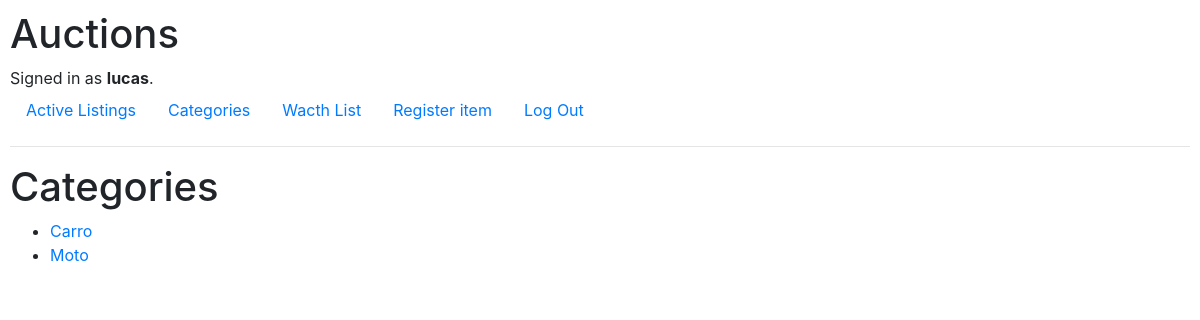
/categories (signed in), run on an earlier commit of the app's database.
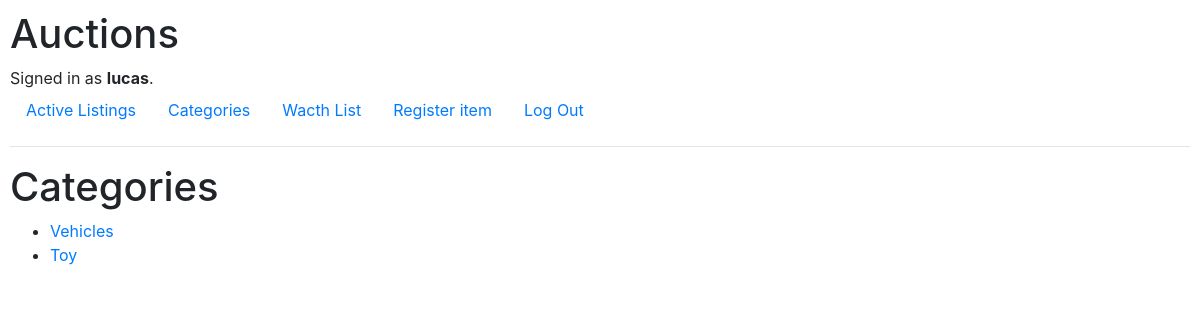
And on a later commit of the database.
### auctions/models.py (models this page shows, shortened)
class categ(models.Model):
    cat = models.CharField(max_length=20)

### auctions/views.py (the view)
# urls.py: path("categories", views.categories_view, name="categories"),
def categories_view(request):
    return render(request, "auctions/categories.html", {
        "categs": categ.objects.all()
    })

### auctions/templates/auctions/categories.html
{% extends "auctions/layout.html" %}
{% block body %}
<h1>Categories</h1>
<ul>
    {% for i in categs %}
    <li><a href="{% url 'filtro_id' i.cat %}"> {{ i.cat }} </a></li>
    {% endfor %}
</ul>
{% endblock %}

What changed in the data, as far as the page shows it:
changed categ: cat "Carro" → "Vehicles"
changed categ: cat "Moto" → "Toy"
